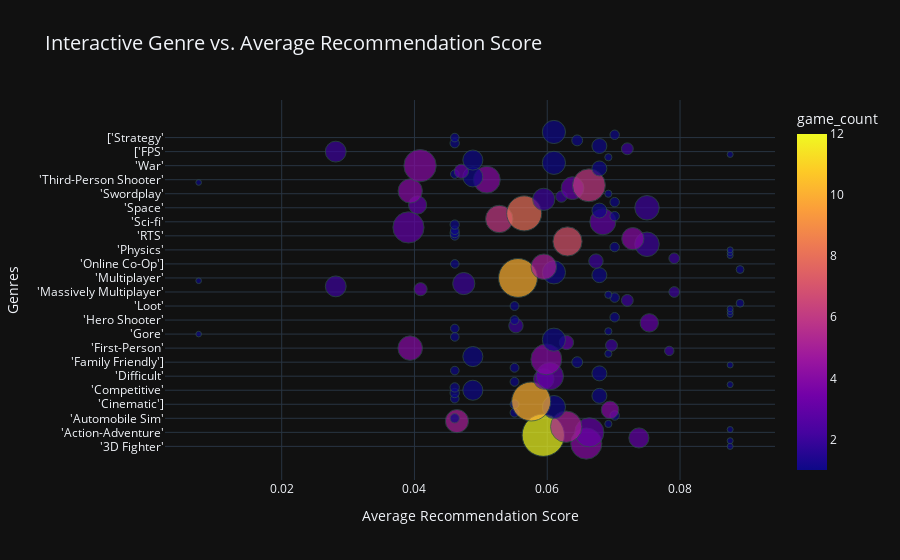

Notebook cell for this chart:
### Markdown cell above
This code splits the `genres` column into individual genres, calculates their frequency, and visualizes the top 15 genres using a bar chart. The chart, styled with a dark theme and cyan markers, includes clear labels, a tilted x-axis for readability, and game counts displayed above each bar.

### Code cell
import plotly.express as px

# Prepare the data by exploding genres
exploded_genres = games_description.assign(genres=games_description['genres'].str.split(', ')).explode('genres')

# Calculate the average recommendation scores from preds_df
average_recommendations = preds_df.drop(columns='cluster', errors='ignore').mean(axis=0).reset_index(name='avg_recommendation')
average_recommendations.rename(columns={'index': 'game_name'}, inplace=True)

# Merge with exploded genres and group by genre
genre_recommendation = exploded_genres.merge(
    average_recommendations,
    left_on='name',  # 'name' in games_description
    right_on='game_name',  # 'game_name' in average_recommendations
    how='inner'
)
genre_summary = genre_recommendation.groupby('genres').agg(
    avg_recommendation=('avg_recommendation', 'mean'),
    popularity_score=('popularity_score', 'sum'),
    game_count=('name', 'count')
).reset_index()

# Create the interactive bubble plot
fig = px.scatter(
    genre_summary,
    x='avg_recommendation',
    y='genres',
    size='popularity_score',
    color='game_count',
    hover_name='genres',
    hover_data={'avg_recommendation': True, 'popularity_score': True, 'game_count': True},
    title='Interactive Genre vs. Average Recommendation Score',
    labels={'avg_recommendation': 'Average Recommendation Score', 'genres': 'Genres'},
    template='plotly_dark',
    size_max=30
)

# Customize the plot aesthetics
fig.update_traces(
    marker=dict(opacity=0.7, line=dict(width=1, color='DarkSlateGrey'))
)
fig.update_layout(
    title_font_size=20,
    legend_title_font_size=14,
    xaxis_title_font_size=14,
    yaxis_title_font_size=14,
    xaxis_tickfont_size=12,
    yaxis_tickfont_size=12,
)
fig.show()

### Figure 1 — Plotly figure (JSON) as saved in the notebook; plotly's stock layout.template omitted (floating-point values rounded to 4 significant figures; data arrays with more than 128 entries replaced by an {"elided": "..."} marker saying what was removed)
{"data": [{"customdata": {"elided": "113x2 float values"}, "hovertemplate": "<b>%{hovertext}</b><br><br>Average Recommendation Score=%{x}<br>Genres=%{y}<br>popularity_score=%{customdata[0]}<br>game_count=%{marker.color}<extra></extra>", "hovertext": ["'3D Fighter'", "'3D'", "'4 Player Local'", "'Action RPG'", "'Action'", "'Action-Adventure'", "'Action-Adventure']", "'Adventure'", "'Anime'", "'Atmospheric'", "'Automobile Sim'", "'Base Building'", "'Battle Royale'", "'Character Customization'", "'Cinematic'", "'Cinematic']", "'Co-op'", "'Colorful'", "'Combat'", "'Comedy'", "'Competitive'", "'Crime'", "'Cute'", "'Cyberpunk'", "'Dark Fantasy'", "'Difficult'", "'Drama'", "'Dwarf'", "'FPS'", "'Family Friendly'", "'Family Friendly']", "'Fantasy'", "'Fast-Paced'", "'Female Protagonist'", "'Fighting'", "'First-Person'", "'Free to Play'", "'Funny'", "'Futuristic']", "'Games Workshop'", "'Gore'", "'Gore']", "'Grand Strategy'", "'Great Soundtrack'", "'Hack and Slash'", "'Hero Shooter'", "'Horror'", "'Indie'", "'Local Co-Op'", "'Local Multiplayer'", "'Loot'", "'Looter Shooter'", "'Lore-Rich'", "'MMORPG'", "'Martial Arts'", "'Massively Multiplayer'", "'Mature'", "'Military'", "'Moddable']", "'Modern'", "'Multiplayer'", "'Music'", "'Narration'", "'Ninja']", "'Online Co-Op'", "'Online Co-Op']", "'Open World'", "'Parkour'", "'Party Game'", "'Party'", "'Physics'", "'Post-apocalyptic'", "'PvE'", "'PvP'", "'RPG'", "'RTS'", "'Racing'", "'Real Time Tactics'", "'Realistic'", "'Sandbox'", "'Sci-fi'", "'Shooter'", "'Simulation'", "'Singleplayer'", "'Souls-like'", "'Space'", "'Story Rich'", "'Strategy RPG']", "'Strategy'", "'Survival'", "'Swordplay'", "'Tactical'", "'Team-Based'", "'Third Person'", "'Third Person']", "'Third-Person Shooter'", "'Trading'", "'Turn-Based Strategy'", "'Violent'", "'Violent']", "'War'", "'Wargame'", "'eSports'", "['Battle Royale'", "['Casual'", "['FPS'", "['Free to Play'", "['Mythology'", "['Open World'", "['Souls-like'", "['Strategy'", "['Survival'", "['Warhammer 40K'"], "legendgroup": "", "marker": {"color": [1, 4, 1, 3, 12, 3, 1, 5, 1, 5, 1, 1, 1, 4, 1, 1, 10, 1, 1, 1, 1, 1, 1, 1, 3, 3, 1, 1, 1, 1, 1, 4, 1, 1, 2, 4, 2, 3, 1, 1, 1, 1, 1, 2, 3, 1, 1, 1, 1, 1, 1, 1, 2, 1, 1, 2, 3, 2, 2, 1, 10, 1, 1, 1, 5, 1, 2, 2, 1, 1, 1, 1, 2, 7, 4, 1, 1, 1, 3, 1, 3, 6, 1, 8, 1, 2, 3, 1, 2, 2, 1, 4, 3, 6, 1, 4, 1, 1, 3, 1, 4, 1, 1, 1, 1, 2, 2, 1, 1, 1, 1, 1, 1], "coloraxis": "coloraxis", "line": {"color": "DarkSlateGrey", "width": 1}, "opacity": 0.7, "size": [0.05405, 1.443, 0.05405, 0.6021, 2.673, 1.267, 0.05405, 1.474, 0.07692, 0.799, 0.1304, 0.1333, 0.1176, 0.4633, 0.8, 0.1176, 2.263, 0.1111, 0.3333, 0.1304, 0.6, 0.1304, 0.05405, 0.1176, 0.6209, 1.11, 0.3333, 0.1111, 0.1176, 0.05405, 0.1765, 1.421, 0.6, 0.07692, 0.131, 0.8957, 0.2103, 0.3021, 0.8, 0.1111, 0.04762, 0.07692, 0.1111, 0.3069, 0.5026, 0.1176, 0.1333, 0.05405, 0.05405, 0.05405, 0.1176, 0.09231, 0.21, 0.1333, 0.07692, 0.1692, 0.255, 0.6476, 0.7304, 0.04762, 2.248, 0.3333, 0.8, 0.09231, 0.9705, 0.1111, 0.3098, 0.1692, 0.05405, 0.05405, 0.05405, 0.1333, 0.8923, 1.27, 0.7354, 0.1111, 0.1304, 0.1111, 1.448, 0.1304, 1.01, 1.121, 0.1333, 1.825, 0.3333, 0.8923, 0.4921, 0.1333, 0.7333, 0.1946, 0.07692, 0.8764, 0.7717, 1.609, 0.04762, 1.07, 0.6, 0.1111, 0.301, 0.3333, 1.559, 0.8, 0.6, 0.07692, 0.05405, 0.6476, 0.21, 0.3333, 0.1304, 0.1765, 0.1111, 0.1333, 0.8], "sizemode": "area", "sizeref": 0.00297, "symbol": "circle"}, "mode": "markers", "name": "", "orientation": "h", "showlegend": false, "type": "scatter", "x": [0.08755, 0.06588, 0.08755, 0.07381, 0.0594, 0.06634, 0.08755, 0.06286, 0.06921, 0.0464, 0.04606, 0.07016, 0.05508, 0.06946, 0.06101, 0.05508, 0.05758, 0.04608, 0.06786, 0.04606, 0.0488, 0.04606, 0.08755, 0.05508, 0.05948, 0.06039, 0.06786, 0.04608, 0.05508, 0.08755, 0.06451, 0.05986, 0.0488, 0.06921, 0.07838, 0.03936, 0.06968, 0.0629, 0.06101, 0.04608, 0.007497, 0.06921, 0.04608, 0.05529, 0.07537, 0.05508, 0.07016, 0.08755, 0.08755, 0.08755, 0.05508, 0.08905, 0.07206, 0.07016, 0.06921, 0.07913, 0.04092, 0.02815, 0.04743, 0.007497, 0.05559, 0.06786, 0.06101, 0.08905, 0.05948, 0.04608, 0.06734, 0.07913, 0.08755, 0.08755, 0.08755, 0.07016, 0.07503, 0.06305, 0.07289, 0.04608, 0.04606, 0.04608, 0.0391, 0.04606, 0.06838, 0.05277, 0.07016, 0.05653, 0.06786, 0.07503, 0.04048, 0.07016, 0.05948, 0.06214, 0.06921, 0.03936, 0.06381, 0.06628, 0.007497, 0.0509, 0.0488, 0.04608, 0.04707, 0.06786, 0.04084, 0.06101, 0.0488, 0.06921, 0.08755, 0.02815, 0.07206, 0.06786, 0.04606, 0.06451, 0.04608, 0.07016, 0.06101], "xaxis": "x", "y": ["'3D Fighter'", "'3D'", "'4 Player Local'", "'Action RPG'", "'Action'", "'Action-Adventure'", "'Action-Adventure']", "'Adventure'", "'Anime'", "'Atmospheric'", "'Automobile Sim'", "'Base Building'", "'Battle Royale'", "'Character Customization'", "'Cinematic'", "'Cinematic']", "'Co-op'", "'Colorful'", "'Combat'", "'Comedy'", "'Competitive'", "'Crime'", "'Cute'", "'Cyberpunk'", "'Dark Fantasy'", "'Difficult'", "'Drama'", "'Dwarf'", "'FPS'", "'Family Friendly'", "'Family Friendly']", "'Fantasy'", "'Fast-Paced'", "'Female Protagonist'", "'Fighting'", "'First-Person'", "'Free to Play'", "'Funny'", "'Futuristic']", "'Games Workshop'", "'Gore'", "'Gore']", "'Grand Strategy'", "'Great Soundtrack'", "'Hack and Slash'", "'Hero Shooter'", "'Horror'", "'Indie'", "'Local Co-Op'", "'Local Multiplayer'", "'Loot'", "'Looter Shooter'", "'Lore-Rich'", "'MMORPG'", "'Martial Arts'", "'Massively Multiplayer'", "'Mature'", "'Military'", "'Moddable']", "'Modern'", "'Multiplayer'", "'Music'", "'Narration'", "'Ninja']", "'Online Co-Op'", "'Online Co-Op']", "'Open World'", "'Parkour'", "'Party Game'", "'Party'", "'Physics'", "'Post-apocalyptic'", "'PvE'", "'PvP'", "'RPG'", "'RTS'", "'Racing'", "'Real Time Tactics'", "'Realistic'", "'Sandbox'", "'Sci-fi'", "'Shooter'", "'Simulation'", "'Singleplayer'", "'Souls-like'", "'Space'", "'Story Rich'", "'Strategy RPG']", "'Strategy'", "'Survival'", "'Swordplay'", "'Tactical'", "'Team-Based'", "'Third Person'", "'Third Person']", "'Third-Person Shooter'", "'Trading'", "'Turn-Based Strategy'", "'Violent'", "'Violent']", "'War'", "'Wargame'", "'eSports'", "['Battle Royale'", "['Casual'", "['FPS'", "['Free to Play'", "['Mythology'", "['Open World'", "['Souls-like'", "['Strategy'", "['Survival'", "['Warhammer 40K'"], "yaxis": "y"}], "layout": {"coloraxis": {"colorbar": {"title": {"text": "game_count"}}, "colorscale": [[0, "#0d0887"], [0.1111, "#46039f"], [0.2222, "#7201a8"], [0.3333, "#9c179e"], [0.4444, "#bd3786"], [0.5556, "#d8576b"], [0.6667, "#ed7953"], [0.7778, "#fb9f3a"], [0.8889, "#fdca26"], [1, "#f0f921"]]}, "legend": {"itemsizing": "constant", "title": {"font": {"size": 14}}, "tracegroupgap": 0}, "title": {"font": {"size": 20}, "text": "Interactive Genre vs. Average Recommendation Score"}, "xaxis": {"anchor": "y", "domain": [0, 1], "tickfont": {"size": 12}, "title": {"font": {"size": 14}, "text": "Average Recommendation Score"}}, "yaxis": {"anchor": "x", "domain": [0, 1], "tickfont": {"size": 12}, "title": {"font": {"size": 14}, "text": "Genres"}}}}
